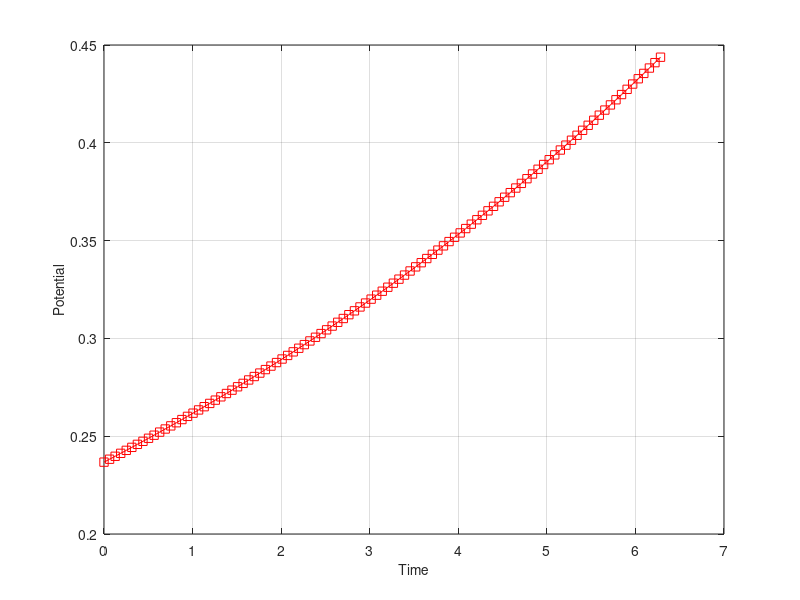
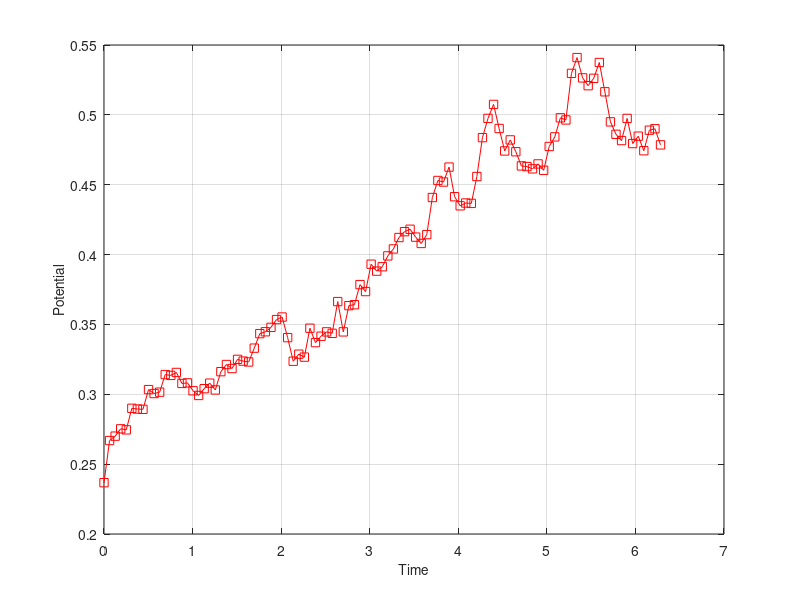
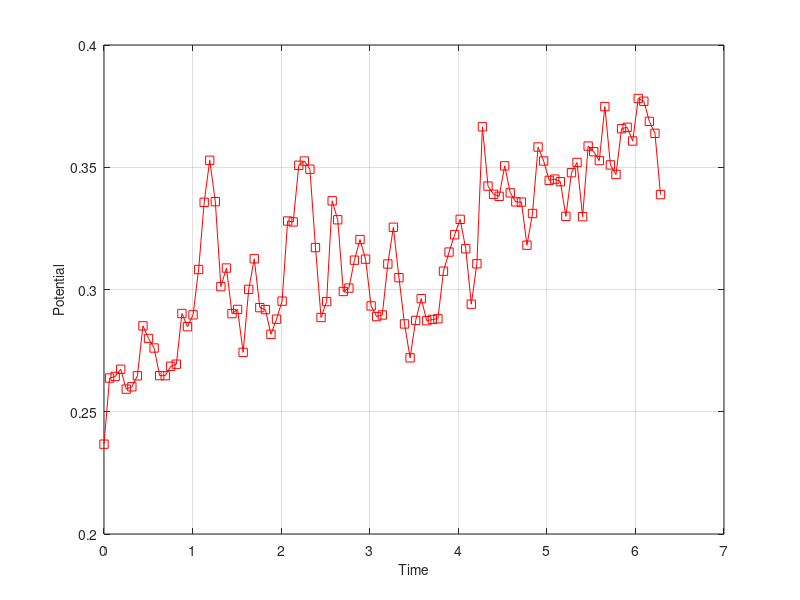
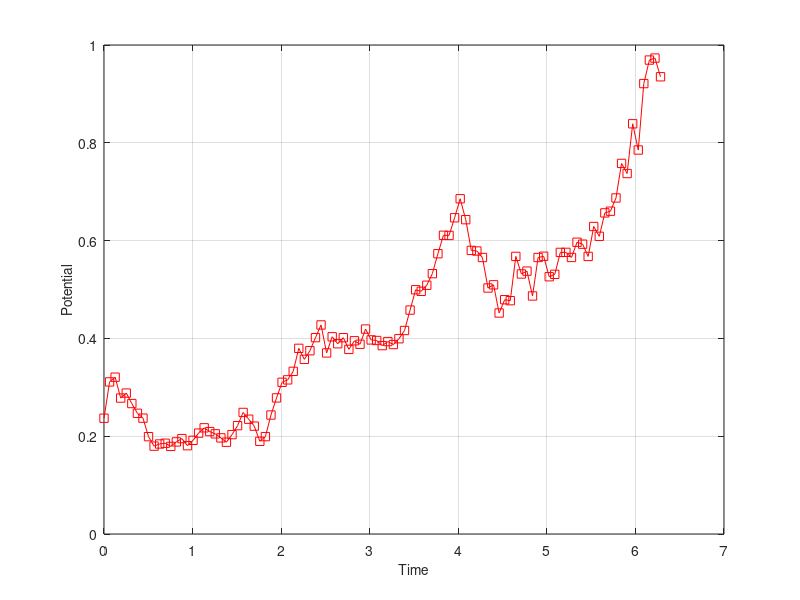

Write MATLAB code to recreate these figures, in order.
t(1)=0;                      %Initial time
dt=pi/50;
potential(1)=rand;           %Initial random potential
a=0.1;

S(1)=rand;

for b=0:0.1:1;  
    for k=1:1:100
        potential(k+1)=potential(k)+(sqrt(dt))*(randn);   %Calculates potential 
        t(k+1)=t(k)+dt;                                 %Time increment
        S(k+1)=S(1)*exp((a-0.5*(b^2))*t(k+1)+b*potential(k+1));
    end
  
 plot(t,S, '-rs')                                %Plots time against potential
 xlabel('Time','FontSize', 10)
 ylabel('Potential','FontSize',10)
 grid on
 figure
 
end

